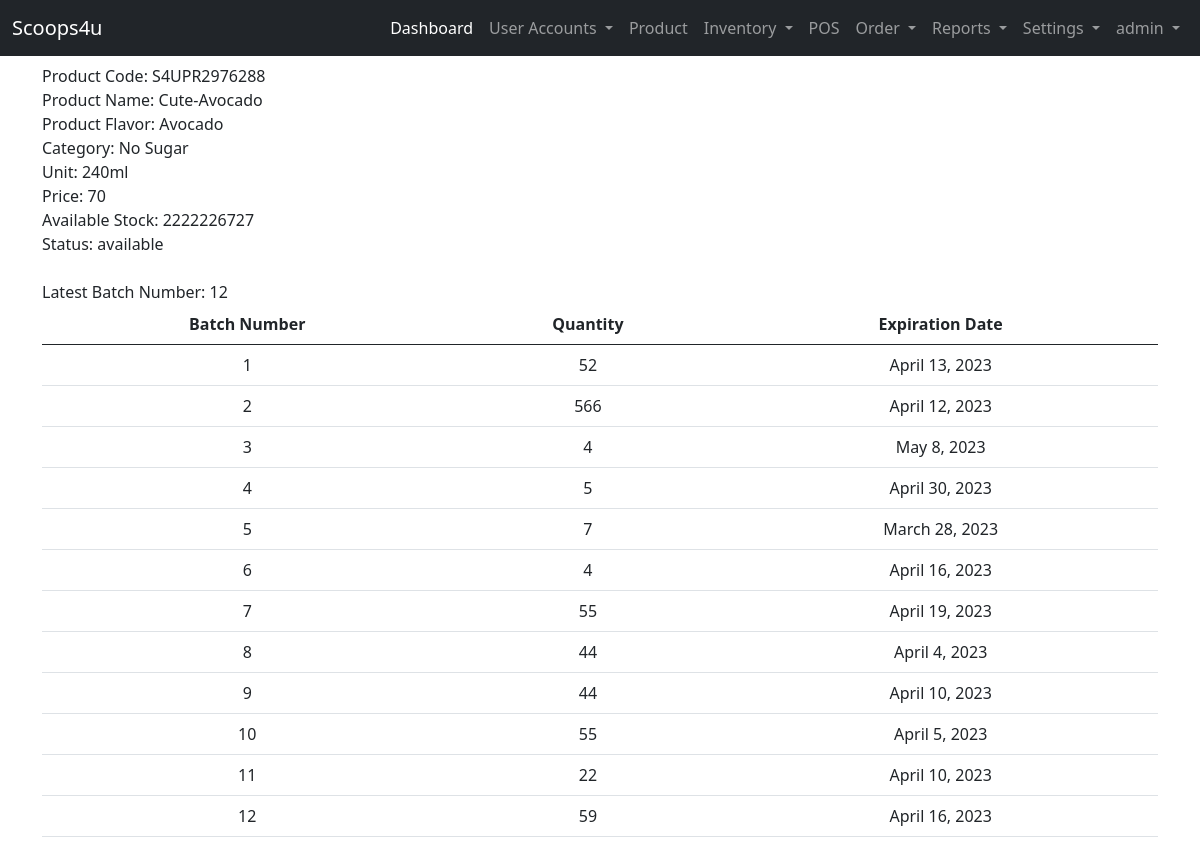
Before: /user-site/view-product/4/ (signed in) with the older database file.
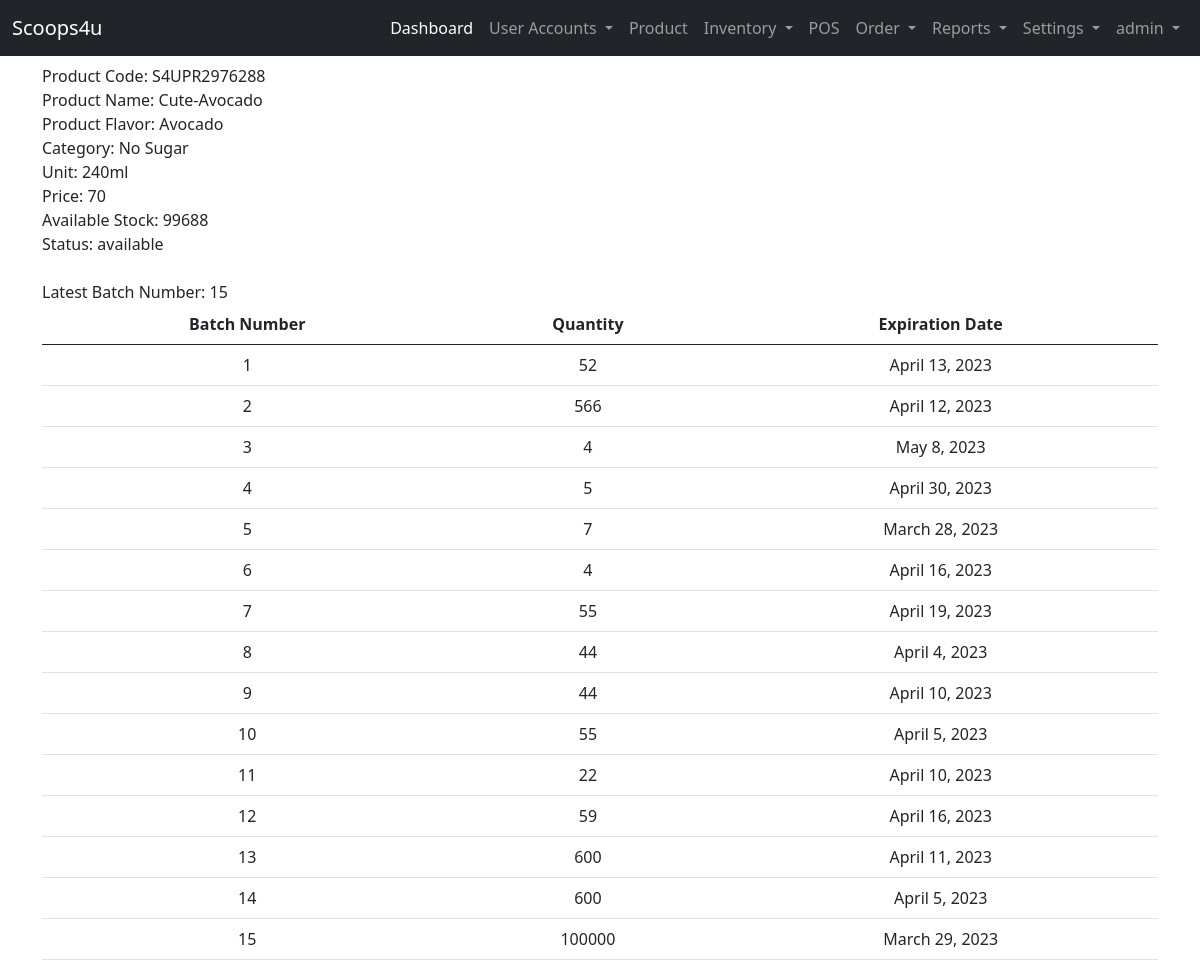
After: the same page with the newer database file.
### admin_site/models.py (models this page shows, shortened)
class Product(models.Model):
    STATUS = (("available","available"),("not available","not available"),("low stock","low stock"))
    product_code =  models.CharField(unique=True, max_length=200, verbose_name='Product Code')
    product_name=  models.CharField(max_length=200, null=True, verbose_name='Product Name')
    product_flavor =  models.CharField(max_length=200,null=True, verbose_name='Product Flavor')
    product_category =  models.CharField(max_length=200, verbose_name='Category')
    product_unit =  models.CharField(max_length=200, verbose_name='Unit')
    product_ResellerPrice =   models.BigIntegerField(null=True, verbose_name='Reseller Price')
    product_price =   models.BigIntegerField(null=True, verbose_name='Pos Price')
    product_stock =  models.BigIntegerField(null=True, verbose_name='Available Stock')
    product_status =  models.CharField(max_length=200, choices=STATUS, verbose_name='Status')

class By_Batch(models.Model):
    product_code = models.CharField( max_length=200, null=True,verbose_name='Product Code')
    product_name = models.CharField( max_length=200, null=True,verbose_name='Product Name')
    product_flavor = models.CharField( max_length=200, null=True, verbose_name='Product Flavor')
    product_batch =  models.CharField(max_length=200, null=True, verbose_name='Batch Number')
    product_quantity =  models.IntegerField(null=True,  verbose_name='Quantity')
    product_expired =  models.DateField( null=True, verbose_name='Expiration Date')
    created_at =models.DateTimeField(default=timezone.now,  verbose_name='created')

### admin_site/views.py (the view)
# urls.py: path('view-product/<int:productid>/', views.view_product, name='view_product'),
@login_required(login_url='landing_page:login')
def view_product(request, productid):
    list_product = Product.objects.get(id = productid)
    current_pcode = list_product.product_code
    list_batch = By_Batch.objects.filter(product_code = current_pcode)
    latest_bnumber = By_Batch.objects.filter(product_code = current_pcode).count()
    context ={
        'list_product':list_product,
        'list_batch':list_batch,
        'latest_bnumber': latest_bnumber
    }
    return render(request, 'admin_site/products/view_product.html', context)

### templates/admin_site/products/view_product.html
{% extends 'admin_site/base.html' %}
{% block content %}
    <label for="">Product Code: {{ list_product.product_code }}  </label>
    <br>
    <label for="">Product Name: {{ list_product.product_name }}  </label>
    <br>
    <label for="">Product Flavor: {{ list_product.product_flavor}}  </label>
    <br>
    <label for="">Category: {{ list_product.product_category }}  </label>
    <br>
    <label for="">Unit:  {{ list_product.product_unit }} </label>
    <br>
    <label for="">Price:  {{ list_product.product_price }} </label>
    <br>
    <label for="">Available Stock: {{ list_product.product_stock }}  </label>
    <br>
    <label for="">Status: {{ list_product.product_status }} </label>
    <br>
    <br>
    <label for="">Latest Batch Number: {{latest_bnumber}}</label>
    {% if list_batch %}
    <table class="text-center table">
        <thead>
            <tr>
                <th>Batch Number</th>
                <th>Quantity</th>
                <th>Expiration Date</th>
            </tr>
            <tbody>
                {% for list in list_batch %}
                <tr>
                    <td>{{ list.product_batch }}</td>
                    <td>{{ list.product_quantity }}</td>
                    <td>{{ list.product_expired }}</td>
                </tr>
                {% endfor %}
            </tbody>
        </thead>
    </table>
    {% endif %}
{% endblock content %}

Changed rows visible on the page:
changed Product "S4UPR2976288": product_stock "2222226727" → "99688"
added By_Batch: product_batch "13", product_quantity "600", product_expired "April 11, 2023"
added By_Batch: product_batch "14", product_quantity "600", product_expired "April 5, 2023"
added By_Batch: product_batch "15", product_quantity "100000", product_expired "March 29, 2023"
Other visible differences:
{{ latest_bnumber }}: "12" → "15"
